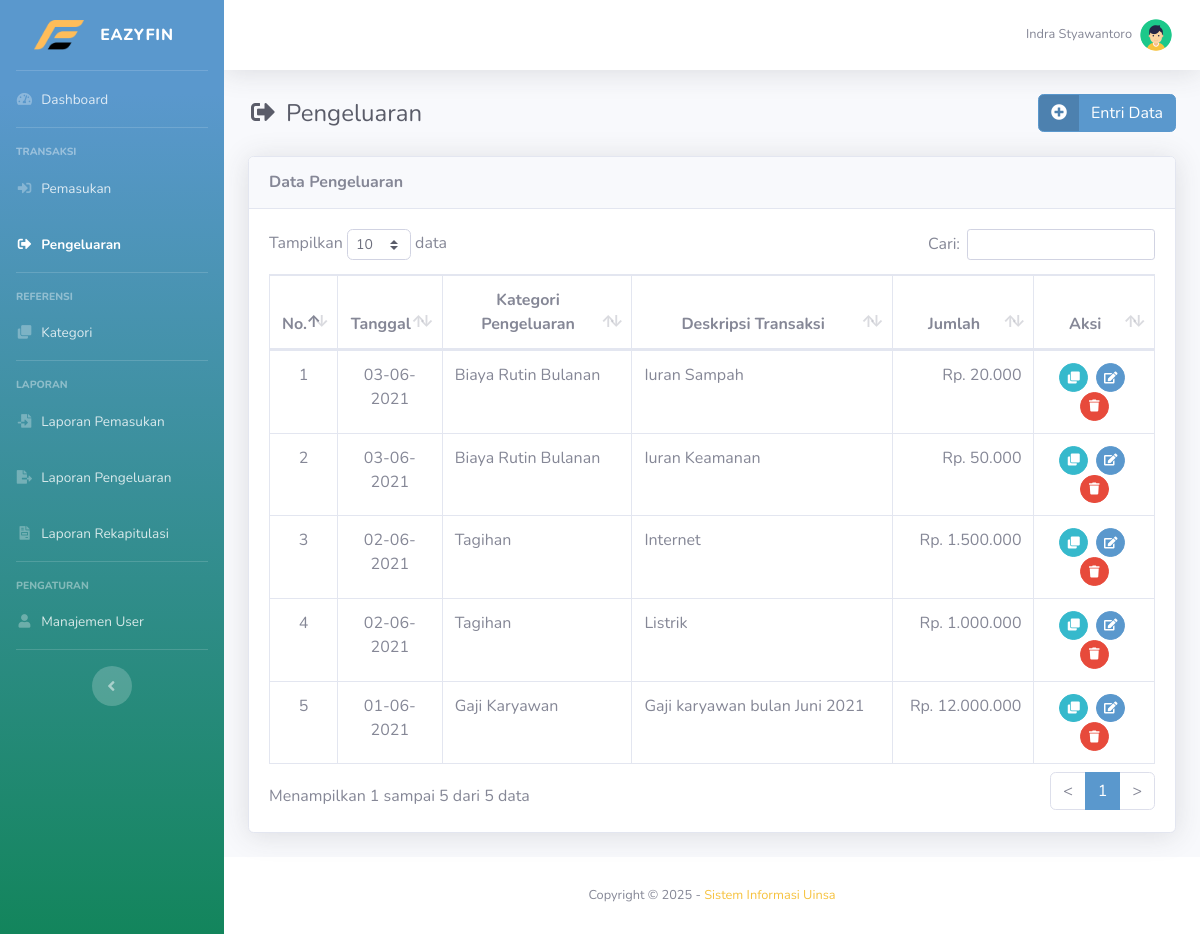
Screenshot of /main.php?module=pengeluaran (signed in) with the database file from the repository.
### tables this page shows
CREATE TABLE `tbl_transaksi` (
  `id_transaksi` bigint(20) NOT NULL,
  `tanggal` date NOT NULL,
  `kategori` int(11) NOT NULL,
  `deskripsi` varchar(255) NOT NULL,
  `pemasukan` int(11) DEFAULT NULL,
  `pengeluaran` int(11) DEFAULT NULL,
  `bukti_transaksi` varchar(100) DEFAULT NULL
);

CREATE TABLE `tbl_kategori` (
  `id_kategori` int(11) NOT NULL,
  `nama_kategori` varchar(100) NOT NULL,
  `tipe` enum('Pemasukan','Pengeluaran') NOT NULL
);

### modules/pengeluaran/tampil_data.php (the view, shortened to what this page needs)
<?php
if (basename($_SERVER['PHP_SELF']) === basename(__FILE__)) {
  header('location: 404.html');
}
else { ?>
  <div class="container-fluid">
    <div class="d-sm-flex align-items-center justify-content-between mb-4">
      <h1 class="h4 mb-sm-0 text-gray-800"><i class="fas fa-sign-out-alt fa-fw mr-2"></i>Pengeluaran</h1>
      <a href="?module=form_entri_pengeluaran" class="btn btn-success btn-icon-split">
        <span class="icon"><i class="fas fa-plus-circle"></i></span>
        <span class="text">Entri Data</span>
      </a>
    </div>
    <div class="card shadow mb-4">
      <div class="card-header py-3">
        <h6 class="m-0 font-weight-bold">Data Pengeluaran</h6>
      </div>
      <div class="card-body">
        <div class="table-responsive">
          <table class="table table-bordered" id="dataTable" width="100%" cellspacing="0">
            <thead>
              <tr>
                <th class="text-center">No.</th>
                <th class="text-center">Tanggal</th>
                <th class="text-center">Kategori Pengeluaran</th>
                <th class="text-center">Deskripsi Transaksi</th>
                <th class="text-center">Jumlah</th>
                <th class="text-center">Aksi</th>
              </tr>
            </thead>
            <tbody>
              <?php
              $no = 1;
              $query = mysqli_query($mysqli, "SELECT a.id_transaksi, a.tanggal, a.kategori, a.deskripsi, a.pengeluaran, b.nama_kategori
                                              FROM tbl_transaksi as a INNER JOIN tbl_kategori as b ON a.kategori=b.id_kategori
                                              WHERE a.pengeluaran!='NULL' ORDER BY a.tanggal DESC, a.id_transaksi DESC")
                                              or die('Ada kesalahan pada query tampil data : ' . mysqli_error($mysqli));
              while ($data = mysqli_fetch_assoc($query)) { ?>
                <tr>
                  <td width="30" class="text-center"><?php echo $no++; ?></td>
                  <td width="80" class="text-center"><?php echo date('d-m-Y', strtotime($data['tanggal'])); ?></td>
                  <td width="170"><?php echo $data['nama_kategori']; ?></td>
                  <td width="250"><?php echo $data['deskripsi']; ?></td>
                  <td width="120" class="text-right">Rp. <?php echo number_format($data['pengeluaran'], 0, '', '.'); ?></td>
                  <td width="100" class="text-center">
                    <div>
                      <a href="?module=tampil_detail_pengeluaran&id=<?php echo $data['id_transaksi']; ?>" class="btn btn-info btn-circle btn-sm mr-md-1" data-toggle="tooltip" data-placement="top" title="Detail">
                        <i class="fas fa-clone"></i>
                      </a>
                      <a href="?module=form_ubah_pengeluaran&id=<?php echo $data['id_transaksi']; ?>" class="btn btn-success btn-circle btn-sm mr-md-1" data-toggle="tooltip" data-placement="top" title="Ubah">
                        <i class="fas fa-edit"></i>
                      </a>
                      <a href="modules/pengeluaran/proses_hapus.php?id=<?php echo $data['id_transaksi']; ?>" onclick="return confirm('Anda yakin ingin menghapus data pengeluaran <?php echo $data['nama_kategori']; ?> tanggal <?php echo date('d-m-Y', strtotime($data['tanggal'])); ?> ?')" class="btn btn-danger btn-circle btn-sm" data-toggle="tooltip" data-placement="top" title="Hapus">
                        <i class="fas fa-trash"></i>
                      </a>
                    </div>
                  </td>
                </tr>
              <?php } ?>
            </tbody>
          </table>
        </div>
      </div>
    </div>
  </div>
<?php } ?>

### rows the page displays
tbl_transaksi: tanggal "03-06-2021", tbl_kategori.nama_kategori "Biaya Rutin Bulanan", deskripsi "Iuran Sampah", pengeluaran "20.000"
tbl_transaksi: tanggal "03-06-2021", tbl_kategori.nama_kategori "Biaya Rutin Bulanan", deskripsi "Iuran Keamanan", pengeluaran "50.000"
tbl_transaksi: tanggal "02-06-2021", tbl_kategori.nama_kategori "Tagihan", deskripsi "Internet", pengeluaran "1.500.000"
tbl_transaksi: tanggal "02-06-2021", tbl_kategori.nama_kategori "Tagihan", deskripsi "Listrik", pengeluaran "1.000.000"
tbl_transaksi: tanggal "01-06-2021", tbl_kategori.nama_kategori "Gaji Karyawan", deskripsi "Gaji karyawan bulan Juni 2021", pengeluaran "12.000.000"

### other values shown
$_SESSION['nama_user'] "Indra Styawantoro"
